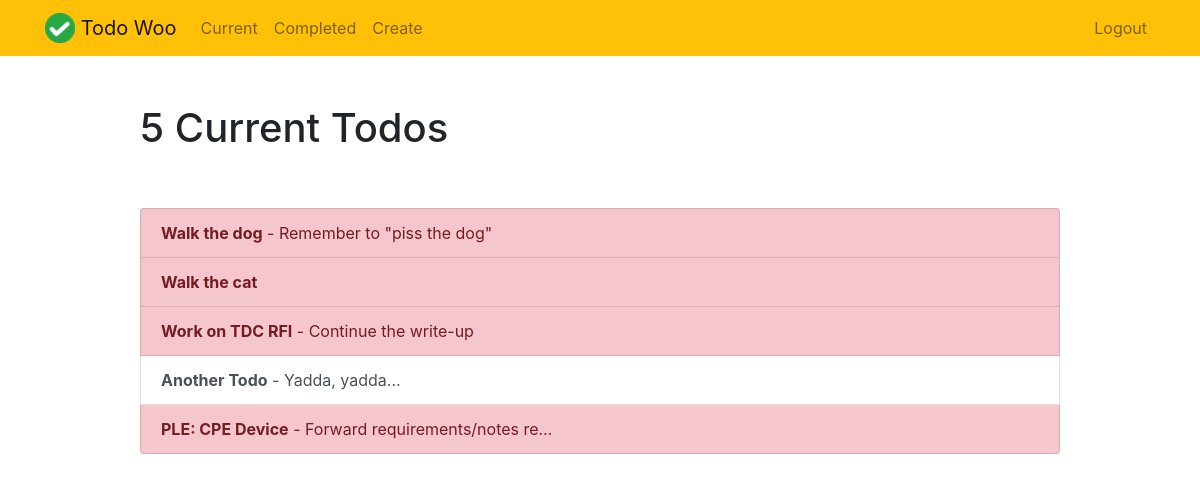
Page /current/ (signed in) on the earlier database version.
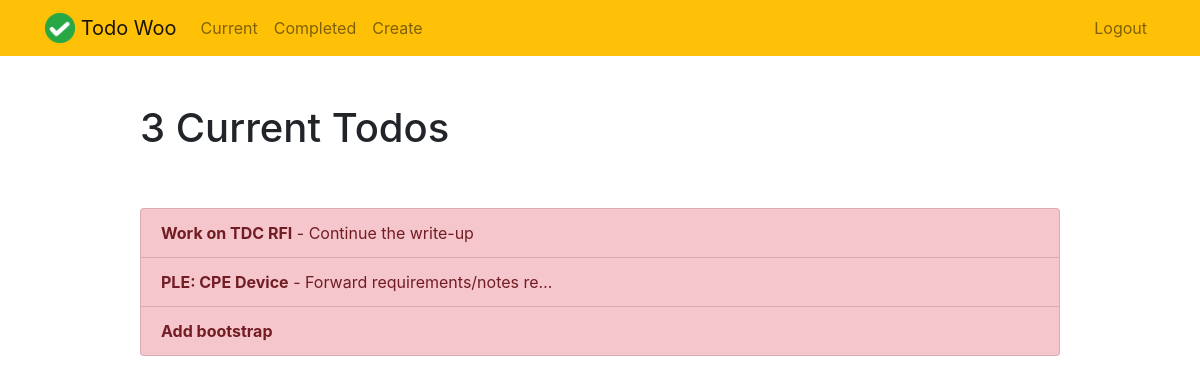
Same page on the later database version.
### todo/models.py (models this page shows, shortened)
class Todo(models.Model):
    title = models.CharField(max_length=100)
    memo = models.TextField(blank=True)
    datecreated = models.DateTimeField(auto_now_add=True)
    datedue = models.DateField(null=True, blank=True)
    datecompleted = models.DateTimeField(null=True, blank=True)
    important = models.BooleanField(default=False)
    completed = models.BooleanField(default=False)
    user = models.ForeignKey(User, on_delete=models.CASCADE)

### todo/views.py (the view)
# urls.py: path('current/', views.currenttodos, name='currenttodos'),
@login_required
def currenttodos(request):
    todos = Todo.objects.filter(user=request.user, completed=False)
    return render(request, 'todo/currenttodos.html', {'todos':todos})

### todo/templates/todo/currenttodos.html
{% extends "todo/base.html" %}
{% block content %}
    <div class="row justify-content-center mt-5">
        <div class="col-md-10">
            {% if todos %}
                 <h1>{{ todos.count }} Current Todo{{ todos.count|pluralize }}</h1>
            {% else %}
                           <h1>Current Todos</h1>
            {% endif %}
        </div>
    </div>
    <div class="row justify-content-center mt-5">
        <div class="col-md-10">
        {% if todos %}
            <div class="list-group">
                {% for todo in todos %}
                    <a href="{% url 'viewtodo' todo.id %}" class="list-group-item list-group-item-action{% if todo.important %} list-group-item-danger{% endif %}"><b>{{ todo.title }}</b>{% if todo.memo %} - {{ todo.memo|truncatechars:30 }}{% endif %}</a>
                {% endfor %}
            </div>
        {% else %}
            <div class="text-center">
                <h2>Looks like you don't have any todos! Nice work.</h2>
            <br>
            <a role="button" class="btn btn-primary" href="{% url 'createtodo' %}">New Todo</a>
            </div>
        {% endif %}
        </div>
    </div>
{% endblock %}

Differences in the rows shown:
no longer on this page (row edited): Todo: title "Walk the dog", memo "Remember to \"piss the dog\""
no longer on this page (row edited): Todo: title "Walk the cat"
no longer on this page (row edited): Todo: title "Another Todo", memo "Yadda, yadda...", important False (drawn)
added Todo: title "Add bootstrap"
Other differences:
{{ todos.count }}: "5" → "3"
